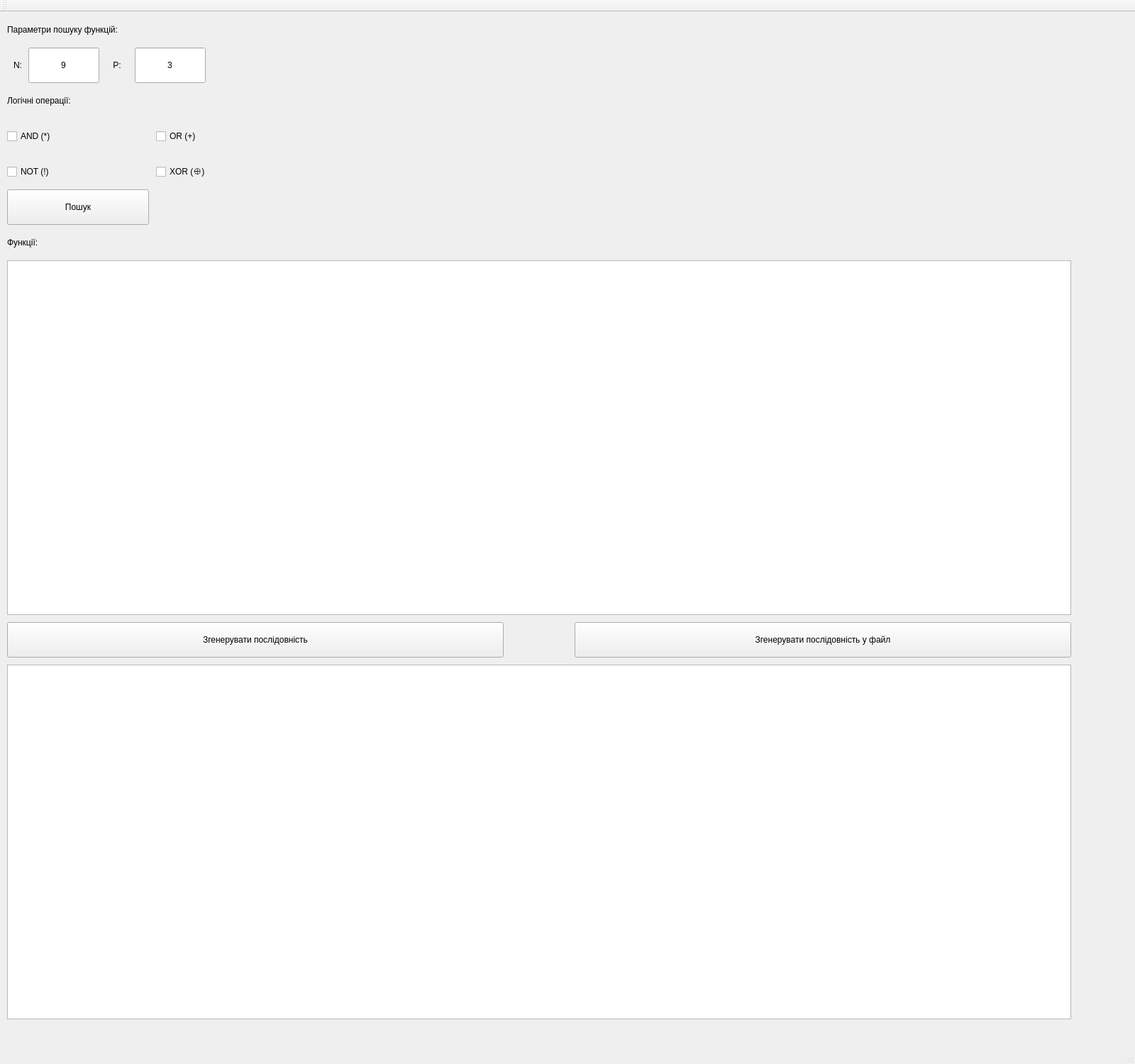
<?xml version="1.0" encoding="UTF-8"?>
<ui version="4.0">
 <class>MainWindow</class>
 <widget class="QMainWindow" name="MainWindow">
  <property name="geometry">
   <rect>
    <x>0</x>
    <y>0</y>
    <width>1600</width>
    <height>1500</height>
   </rect>
  </property>
  <property name="windowTitle">
   <string>Binary vector sequence generator</string>
  </property>
  <property name="autoFillBackground">
   <bool>false</bool>
  </property>
  <property name="locale">
   <locale language="Russian" country="Ukraine"/>
  </property>
  <widget class="QWidget" name="centralWidget">
   <widget class="QLabel" name="label_n">
    <property name="geometry">
     <rect>
      <x>10</x>
      <y>50</y>
      <width>30</width>
      <height>50</height>
     </rect>
    </property>
    <property name="text">
     <string>N:</string>
    </property>
    <property name="alignment">
     <set>Qt::AlignCenter</set>
    </property>
   </widget>
   <widget class="QLineEdit" name="line_in_n">
    <property name="geometry">
     <rect>
      <x>40</x>
      <y>50</y>
      <width>100</width>
      <height>50</height>
     </rect>
    </property>
    <property name="text">
     <string>9</string>
    </property>
    <property name="alignment">
     <set>Qt::AlignCenter</set>
    </property>
   </widget>
   <widget class="QLabel" name="label_p">
    <property name="geometry">
     <rect>
      <x>150</x>
      <y>50</y>
      <width>30</width>
      <height>50</height>
     </rect>
    </property>
    <property name="text">
     <string>P:</string>
    </property>
    <property name="alignment">
     <set>Qt::AlignCenter</set>
    </property>
   </widget>
   <widget class="QLineEdit" name="line_in_p">
    <property name="geometry">
     <rect>
      <x>190</x>
      <y>50</y>
      <width>100</width>
      <height>50</height>
     </rect>
    </property>
    <property name="text">
     <string>3</string>
    </property>
    <property name="alignment">
     <set>Qt::AlignCenter</set>
    </property>
   </widget>
   <widget class="QPushButton" name="button_funcs">
    <property name="geometry">
     <rect>
      <x>10</x>
      <y>250</y>
      <width>200</width>
      <height>50</height>
     </rect>
    </property>
    <property name="text">
     <string>Пошук</string>
    </property>
   </widget>
   <widget class="QLabel" name="label_parametrs">
    <property name="geometry">
     <rect>
      <x>10</x>
      <y>0</y>
      <width>400</width>
      <height>49</height>
     </rect>
    </property>
    <property name="text">
     <string>Параметри пошуку функцій:</string>
    </property>
   </widget>
   <widget class="QLabel" name="label_possible_funcs">
    <property name="geometry">
     <rect>
      <x>10</x>
      <y>100</y>
      <width>200</width>
      <height>50</height>
     </rect>
    </property>
    <property name="text">
     <string>Логічні операції:</string>
    </property>
   </widget>
   <widget class="QCheckBox" name="checkBox_and">
    <property name="geometry">
     <rect>
      <x>10</x>
      <y>150</y>
      <width>200</width>
      <height>50</height>
     </rect>
    </property>
    <property name="text">
     <string>AND (*)</string>
    </property>
   </widget>
   <widget class="QCheckBox" name="checkBox_or">
    <property name="geometry">
     <rect>
      <x>220</x>
      <y>150</y>
      <width>200</width>
      <height>50</height>
     </rect>
    </property>
    <property name="text">
     <string>OR (+)</string>
    </property>
   </widget>
   <widget class="QCheckBox" name="checkBox_not">
    <property name="geometry">
     <rect>
      <x>10</x>
      <y>200</y>
      <width>200</width>
      <height>50</height>
     </rect>
    </property>
    <property name="text">
     <string>NOT (!)</string>
    </property>
   </widget>
   <widget class="QCheckBox" name="checkBox_xor">
    <property name="geometry">
     <rect>
      <x>220</x>
      <y>200</y>
      <width>200</width>
      <height>50</height>
     </rect>
    </property>
    <property name="text">
     <string>XOR (⊕)</string>
    </property>
   </widget>
   <widget class="QLabel" name="label_functions">
    <property name="geometry">
     <rect>
      <x>10</x>
      <y>300</y>
      <width>400</width>
      <height>49</height>
     </rect>
    </property>
    <property name="text">
     <string>Функції:</string>
    </property>
   </widget>
   <widget class="QListWidget" name="listWidget_funcs">
    <property name="geometry">
     <rect>
      <x>10</x>
      <y>350</y>
      <width>1500</width>
      <height>500</height>
     </rect>
    </property>
   </widget>
   <widget class="QPushButton" name="button_sequence">
    <property name="geometry">
     <rect>
      <x>10</x>
      <y>860</y>
      <width>700</width>
      <height>50</height>
     </rect>
    </property>
    <property name="text">
     <string>Згенерувати послідовність</string>
    </property>
   </widget>
   <widget class="QPushButton" name="button_sequence_in_file">
    <property name="geometry">
     <rect>
      <x>810</x>
      <y>860</y>
      <width>700</width>
      <height>50</height>
     </rect>
    </property>
    <property name="text">
     <string>Згенерувати послідовність у файл</string>
    </property>
   </widget>
   <widget class="QListWidget" name="listWidget_vectors">
    <property name="geometry">
     <rect>
      <x>10</x>
      <y>920</y>
      <width>1500</width>
      <height>500</height>
     </rect>
    </property>
   </widget>
  </widget>
  <widget class="QMenuBar" name="menuBar">
   <property name="geometry">
    <rect>
     <x>0</x>
     <y>0</y>
     <width>1600</width>
     <height>19</height>
    </rect>
   </property>
  </widget>
  <widget class="QToolBar" name="mainToolBar">
   <attribute name="toolBarArea">
    <enum>TopToolBarArea</enum>
   </attribute>
   <attribute name="toolBarBreak">
    <bool>false</bool>
   </attribute>
  </widget>
  <widget class="QStatusBar" name="statusBar"/>
 </widget>
 <layoutdefault spacing="6" margin="11"/>
 <resources/>
 <connections/>
</ui>
